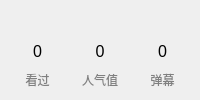
                <widget class="QWidget" name="watchedCountCard" native="true">
                 <property name="minimumSize">
                  <size>
                   <width>140</width>
                   <height>0</height>
                  </size>
                 </property>
                 <property name="styleSheet">
                  <string notr="true">#watchedCountCard
{
	background: #f7f7ff;
	border: none;
	border-radius: 5px;
}</string>
                 </property>
                 <layout class="QVBoxLayout" name="verticalLayout_80">
                  <item>
                   <layout class="QHBoxLayout" name="horizontalLayout_74">
                    <item>
                     <widget class="QLabel" name="label_67">
                      <property name="minimumSize">
                       <size>
                        <width>16</width>
                        <height>16</height>
                       </size>
                      </property>
                      <property name="maximumSize">
                       <size>
                        <width>24</width>
                        <height>24</height>
                       </size>
                      </property>
                      <property name="styleSheet">
                       <string notr="true">border-image:url(:/icons/watched);
background-position:center;
background-repeat:none;</string>
                      </property>
                      <property name="text">
                       <string/>
                      </property>
                      <property name="scaledContents">
                       <bool>false</bool>
                      </property>
                     </widget>
                    </item>
                    <item>
                     <spacer name="horizontalSpacer_42">
                      <property name="orientation">
                       <enum>Qt::Horizontal</enum>
                      </property>
                      <property name="sizeHint" stdset="0">
                       <size>
                        <width>40</width>
                        <height>20</height>
                       </size>
                      </property>
                     </spacer>
                    </item>
                   </layout>
                  </item>
                  <item>
                   <layout class="QHBoxLayout" name="horizontalLayout_75">
                    <property name="spacing">
                     <number>9</number>
                    </property>
                    <item>
                     <layout class="QVBoxLayout" name="verticalLayout_81">
                      <item>
                       <widget class="QLabel" name="watchedLabel">
                        <property name="styleSheet">
                         <string notr="true">font-size: 16px;</string>
                        </property>
                        <property name="text">
                         <string>0</string>
                        </property>
                        <property name="alignment">
                         <set>Qt::AlignCenter</set>
                        </property>
                       </widget>
                      </item>
                      <item>
                       <widget class="QLabel" name="watchedTextLabel">
                        <property name="styleSheet">
                         <string notr="true">color: gray;</string>
                        </property>
                        <property name="text">
                         <string>看过</string>
                        </property>
                        <property name="alignment">
                         <set>Qt::AlignCenter</set>
                        </property>
                       </widget>
                      </item>
                     </layout>
                    </item>
                    <item>
                     <layout class="QVBoxLayout" name="verticalLayout_82">
                      <item>
                       <widget class="QLabel" name="popularityLabel">
                        <property name="styleSheet">
                         <string notr="true">font-size: 16px;</string>
                        </property>
                        <property name="text">
                         <string>0</string>
                        </property>
                        <property name="alignment">
                         <set>Qt::AlignCenter</set>
                        </property>
                       </widget>
                      </item>
                      <item>
                       <widget class="QLabel" name="popularityTextLabel">
                        <property name="styleSheet">
                         <string notr="true">color: gray;</string>
                        </property>
                        <property name="text">
                         <string>人气值</string>
                        </property>
                        <property name="alignment">
                         <set>Qt::AlignCenter</set>
                        </property>
                       </widget>
                      </item>
                     </layout>
                    </item>
                    <item>
                     <layout class="QVBoxLayout" name="verticalLayout_83">
                      <item>
                       <widget class="QLabel" name="danmuCountLabel">
                        <property name="toolTip">
                         <string>&lt;html&gt;&lt;head/&gt;&lt;body&gt;&lt;p&gt;本次启动后的弹幕数量&lt;/p&gt;&lt;/body&gt;&lt;/html&gt;</string>
                        </property>
                        <property name="styleSheet">
                         <string notr="true">QLabel
{
	font-size: 16px;
}</string>
                        </property>
                        <property name="text">
                         <string>0</string>
                        </property>
                        <property name="alignment">
                         <set>Qt::AlignCenter</set>
                        </property>
                       </widget>
                      </item>
                      <item>
                       <widget class="QLabel" name="danmuCountTextLabel">
                        <property name="styleSheet">
                         <string notr="true">color: gray;</string>
                        </property>
                        <property name="text">
                         <string> 弹幕 </string>
                        </property>
                        <property name="alignment">
                         <set>Qt::AlignCenter</set>
                        </property>
                       </widget>
                      </item>
                     </layout>
                    </item>
                   </layout>
                  </item>
                 </layout>
                </widget>
